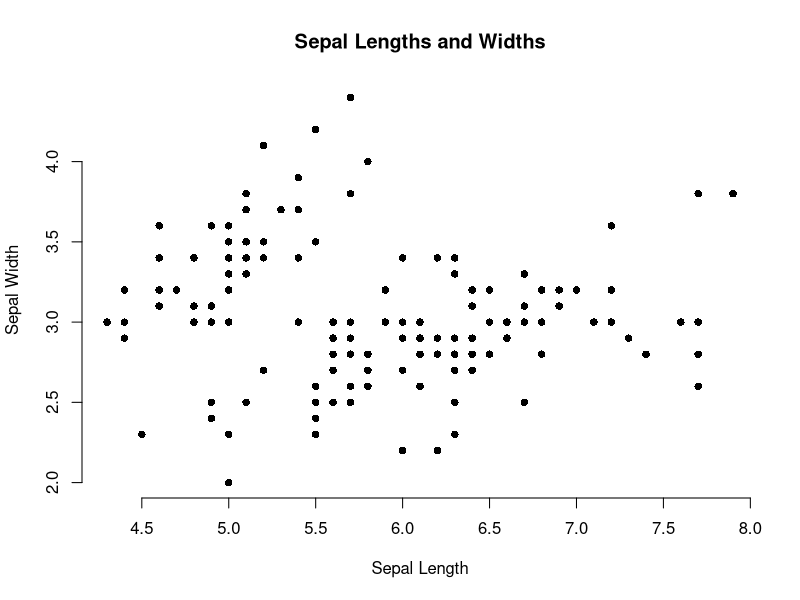
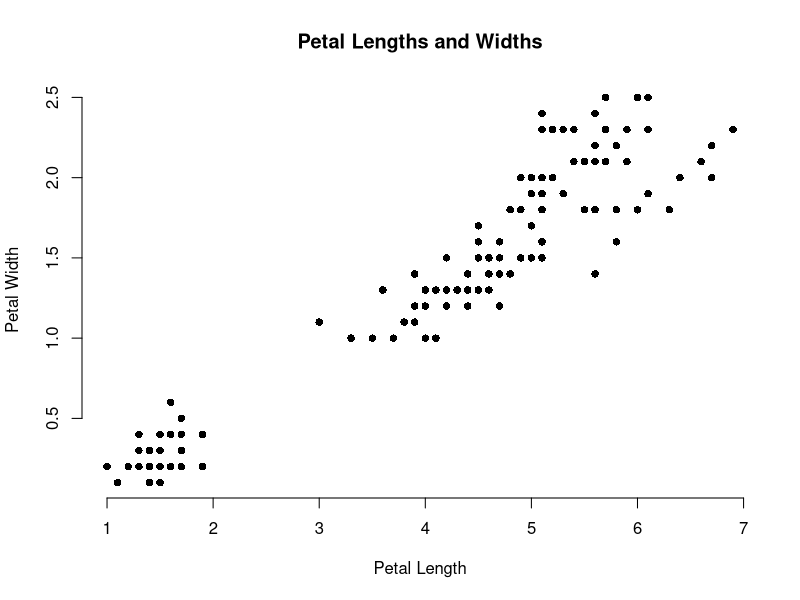
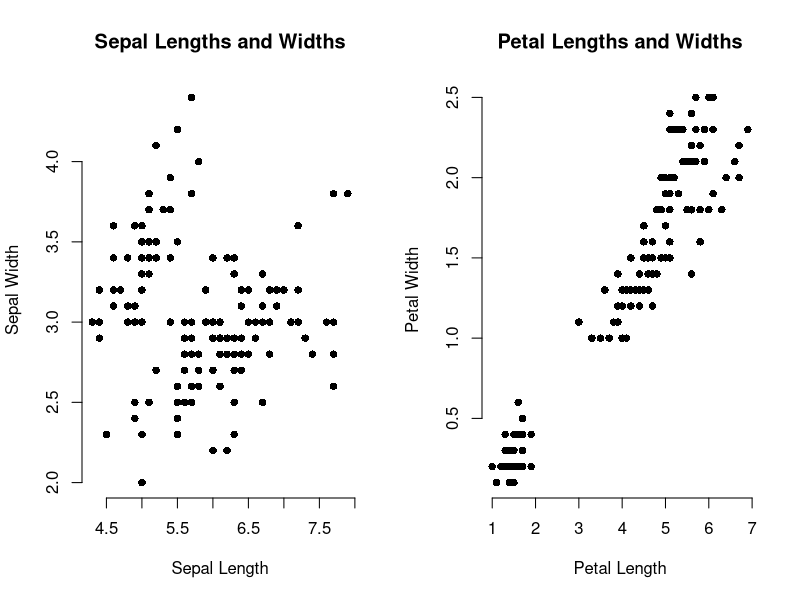
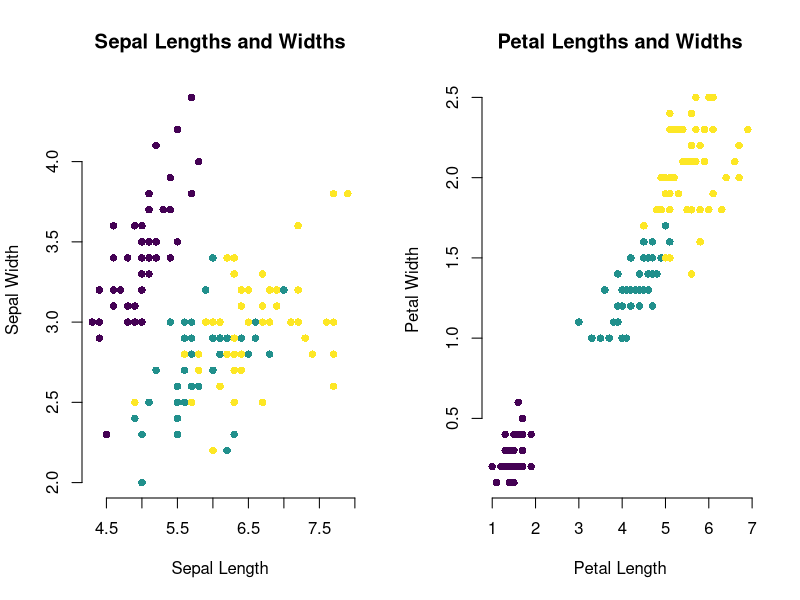
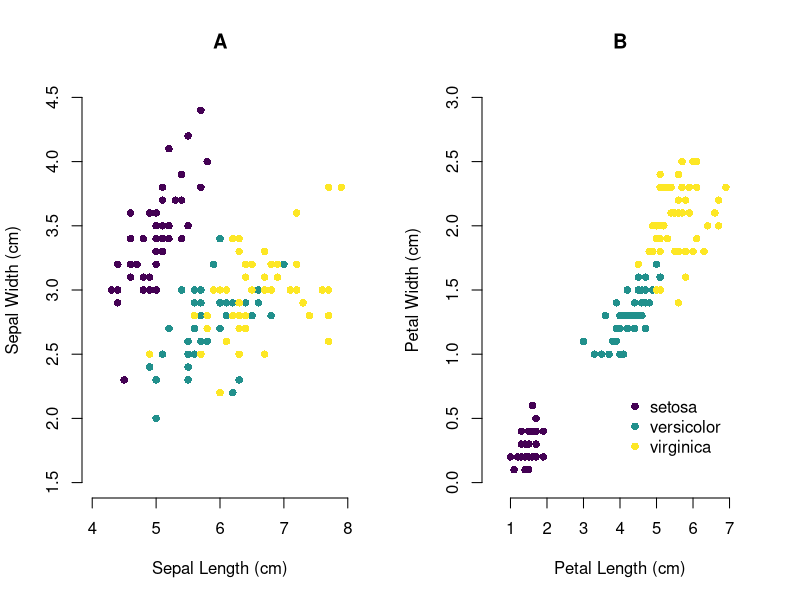
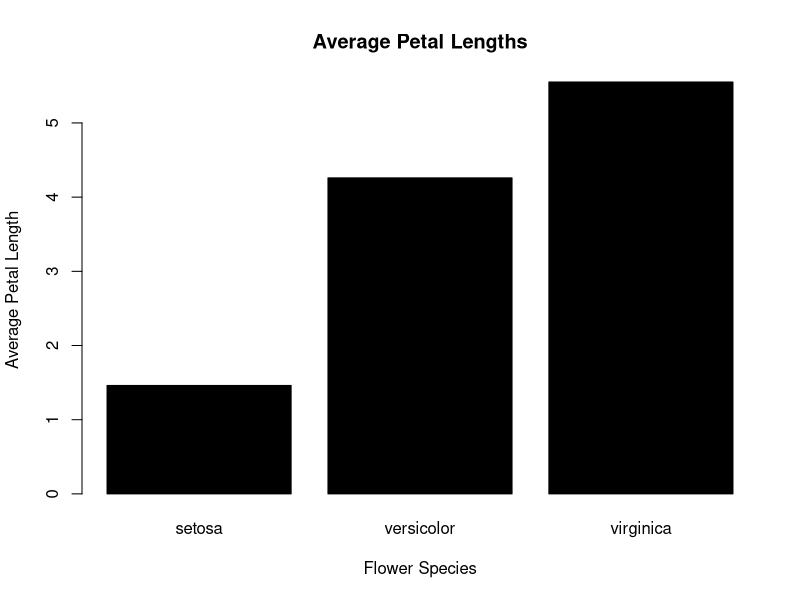
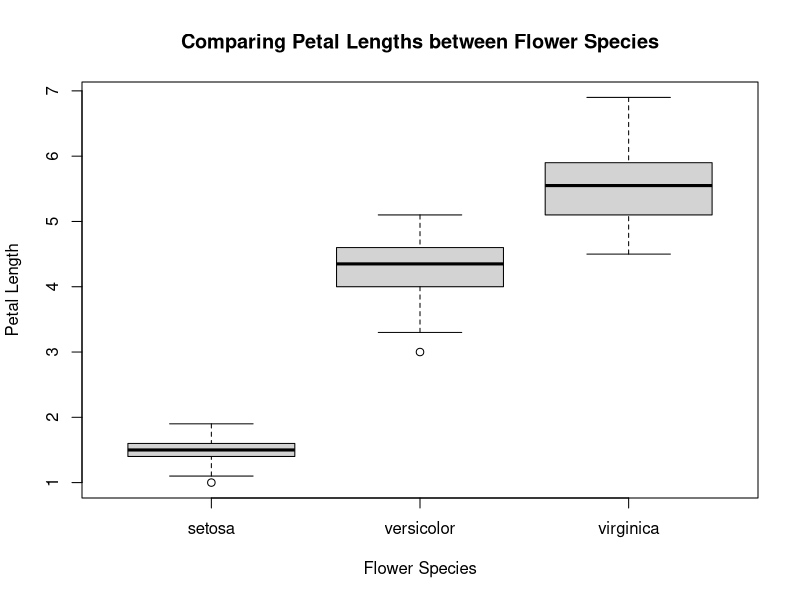
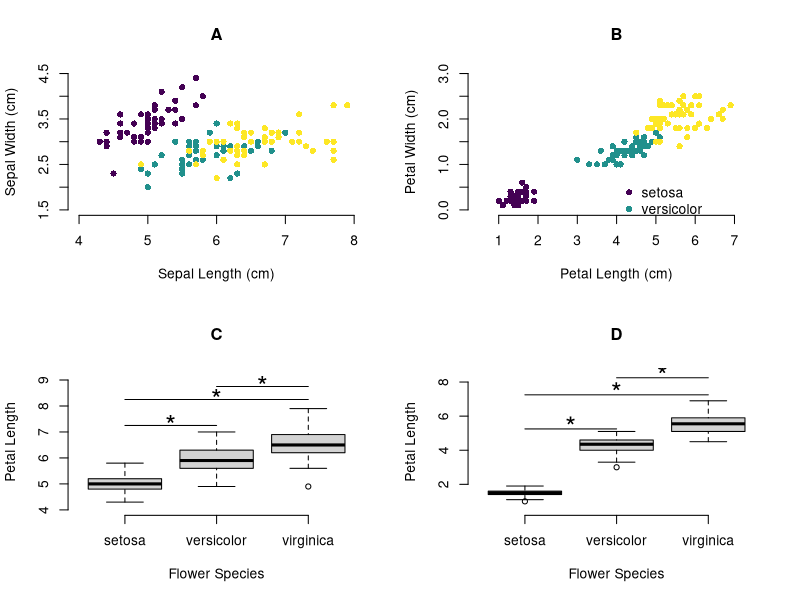

Write the R code that produced these figures, in order.
#### SETUP ####
## install packages
# install.packages('datasets')
# install.packages('viridis')

library(datasets)
library(viridis)

setwd('/Users/lylaatta/Documents/GitHub/intersession_data_2023/week1/code_day3')

#### DATA ####
data("iris")
head(iris)

#### PLOTTING ####

## plot sepal characteristics 
# png('viz_test.png')
plot(iris$Sepal.Length, iris$Sepal.Width, pch = 16, bty = 'n',
     xlab = 'Sepal Length', ylab = 'Sepal Width', main = 'Sepal Lengths and Widths')
# dev.off()

## plot petal characteristics
plot(iris$Petal.Length, iris$Petal.Width, pch = 16, bty = 'n',
     xlab = 'Petal Length', ylab = 'Petal Width', main = 'Petal Lengths and Widths')

## plot both side by side
par(mfrow = c(1,2))
plot(iris$Sepal.Length, iris$Sepal.Width, pch = 16, bty = 'n',
     xlab = 'Sepal Length', ylab = 'Sepal Width', main = 'Sepal Lengths and Widths')
plot(iris$Petal.Length, iris$Petal.Width, pch = 16, bty = 'n',
     xlab = 'Petal Length', ylab = 'Petal Width', main = 'Petal Lengths and Widths')

## add colors indicating species
cols.species.unique <- viridis::viridis(length(unique(iris$Species)))
table(iris$Species)
cols.species <- cols.species.unique[as.factor(iris$Species)]
names(cols.species) <- rownames(iris)
head(cols.species)
table(cols.species)

par(mfrow = c(1,2))
plot(iris$Sepal.Length, iris$Sepal.Width, pch = 16, bty = 'n', col = cols.species,
     xlab = 'Sepal Length', ylab = 'Sepal Width', main = 'Sepal Lengths and Widths')
plot(iris$Petal.Length, iris$Petal.Width, pch = 16, bty = 'n', col = cols.species,
     xlab = 'Petal Length', ylab = 'Petal Width', main = 'Petal Lengths and Widths')

## make legend
legend.labels <- unique(iris$Species)
legend.colors <- unique(cols.species)

# png('viz_iris_colors.png')
par(mfrow = c(1,2))
plot(iris$Sepal.Length, iris$Sepal.Width, pch = 16, bty = 'n', col = cols.species,
     xlim = c(4,8), ylim = c(1.5, 4.5),
     xlab = 'Sepal Length (cm)', ylab = 'Sepal Width (cm)', main = 'A')
plot(iris$Petal.Length, iris$Petal.Width, pch = 16, bty = 'n', col = cols.species,
     xlim = c(0.5, 7.5), ylim = c(0, 3), 
     xlab = 'Petal Length (cm)', ylab = 'Petal Width (cm)', main = 'B')
legend(x=4, y=0.75, legend = legend.labels, col = legend.colors, pch = 16, bty = 'n')
# dev.off()

### compare petal lengths 
# split data frame by species 
species <- unique(iris$Species) #setosa versicolor virginica
iris.setosa <- iris[iris$Species=='setosa',]
dim(iris.setosa)
iris.versicolor <- iris[iris$Species=='versicolor',]
dim(iris.versicolor)
iris.viriginica <- iris[iris$Species=='virginica',]
dim(iris.viriginica)

# combine petal lengths
petal.lengths <- cbind(iris.setosa$Petal.Length, iris.versicolor$Petal.Length, iris.viriginica$Petal.Length)
colnames(petal.lengths) <- species
sepal.lengths <- cbind(iris.setosa$Sepal.Length, iris.versicolor$Sepal.Length, iris.viriginica$Sepal.Length)
colnames(sepal.lengths) <- species


# average petal length by species
petal.length.avg <- colMeans(petal.lengths)

## bar plot 
par(mfrow = c(1,1))
barplot(petal.length.avg, col = 'black', 
        xlab = 'Flower Species', ylab = 'Average Petal Length', main = 'Average Petal Lengths')


## box plot

par(mfrow = c(1,1))
boxplot(petal.lengths, #frame.plot = F,
        xlab = 'Flower Species', ylab = 'Petal Length', main = 'Comparing Petal Lengths between Flower Species')

png('iris_multi.png', width = 900, heigh = 900)
par(mfrow = c(2,2))
plot(iris$Sepal.Length, iris$Sepal.Width, pch = 16, bty = 'n', col = cols.species,
     xlim = c(4,8), ylim = c(1.5, 4.5),
     xlab = 'Sepal Length (cm)', ylab = 'Sepal Width (cm)', main = 'A')
plot(iris$Petal.Length, iris$Petal.Width, pch = 16, bty = 'n', col = cols.species,
     xlim = c(0.5, 7.5), ylim = c(0, 3), 
     xlab = 'Petal Length (cm)', ylab = 'Petal Width (cm)', main = 'B')
legend(x=4, y=0.75, legend = legend.labels, col = legend.colors, pch = 16, bty = 'n')
boxplot(sepal.lengths, frame.plot = F, ylim = c(4,9.25),
        xlab = 'Flower Species', ylab = 'Petal Length', main = 'C')
points(x = c(1,3), y = c(8.25,8.25), type = 'l')
text(x = 2, y = 8.5, labels = '*', cex = 2)
points(x = c(2,3), y = c(8.75,8.75), type = 'l')
text(x = 2.5, y = 9, labels = '*', cex = 2)
points(x = c(1,2), y = c(7.25,7.25), type = 'l')
text(x = 1.5, y = 7.5, labels = '*', cex = 2)
boxplot(petal.lengths, frame.plot = F, ylim = c(0.5,8.5),
        xlab = 'Flower Species', ylab = 'Petal Length', main = 'D')
points(x = c(1,3), y = c(7.25,7.25), type = 'l')
text(x = 2, y = 7.75, labels = '*', cex = 2)
points(x = c(2,3), y = c(8.25,8.25), type = 'l')
text(x = 2.5, y = 8.75, labels = '*', cex = 2)
points(x = c(1,2), y = c(5.25,5.25), type = 'l')
text(x = 1.5, y = 5.75, labels = '*', cex = 2)
dev.off()

